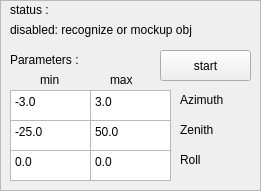
  <widget class="QFrame" name="fraPregraspPlanner">
   <property name="geometry">
    <rect>
     <x>10</x>
     <y>470</y>
     <width>261</width>
     <height>191</height>
    </rect>
   </property>
   <property name="minimumSize">
    <size>
     <width>141</width>
     <height>41</height>
    </size>
   </property>
   <property name="frameShape">
    <enum>QFrame::StyledPanel</enum>
   </property>
   <property name="frameShadow">
    <enum>QFrame::Plain</enum>
   </property>
   <property name="lineWidth">
    <number>1</number>
   </property>
   <widget class="QPushButton" name="cmdPregraspPlanner_start">
    <property name="geometry">
     <rect>
      <x>160</x>
      <y>50</y>
      <width>91</width>
      <height>31</height>
     </rect>
    </property>
    <property name="toolTip">
     <string extracomment="send e_start to simple pregrasp planner pipeline coordinator"/>
    </property>
    <property name="toolTipDuration">
     <number>2</number>
    </property>
    <property name="text">
     <string>start</string>
    </property>
   </widget>
   <widget class="QLabel" name="lblPP_parameters">
    <property name="geometry">
     <rect>
      <x>10</x>
      <y>50</y>
      <width>131</width>
      <height>21</height>
     </rect>
    </property>
    <property name="text">
     <string>&lt;html&gt;&lt;head/&gt;&lt;body&gt;&lt;p&gt;Parameters :&lt;/p&gt;&lt;/body&gt;&lt;/html&gt;</string>
    </property>
   </widget>
   <widget class="QPlainTextEdit" name="txtPP_min_azimuth">
    <property name="geometry">
     <rect>
      <x>10</x>
      <y>90</y>
      <width>81</width>
      <height>31</height>
     </rect>
    </property>
    <property name="tabChangesFocus">
     <bool>false</bool>
    </property>
    <property name="plainText">
     <string>-3.0</string>
    </property>
    <property name="placeholderText">
     <string/>
    </property>
   </widget>
   <widget class="QLabel" name="lblPP_status">
    <property name="geometry">
     <rect>
      <x>10</x>
      <y>0</y>
      <width>61</width>
      <height>21</height>
     </rect>
    </property>
    <property name="text">
     <string>&lt;html&gt;&lt;head/&gt;&lt;body&gt;&lt;p&gt;status :&lt;/p&gt;&lt;/body&gt;&lt;/html&gt;</string>
    </property>
   </widget>
   <widget class="QLabel" name="lblPP_status_feedback">
    <property name="geometry">
     <rect>
      <x>10</x>
      <y>20</y>
      <width>241</width>
      <height>21</height>
     </rect>
    </property>
    <property name="text">
     <string>&lt;html&gt;&lt;head/&gt;&lt;body&gt;&lt;p&gt;disabled: recognize or mockup obj&lt;/p&gt;&lt;/body&gt;&lt;/html&gt;</string>
    </property>
   </widget>
   <widget class="QPlainTextEdit" name="txtPP_max_azimuth">
    <property name="geometry">
     <rect>
      <x>90</x>
      <y>90</y>
      <width>81</width>
      <height>31</height>
     </rect>
    </property>
    <property name="tabChangesFocus">
     <bool>false</bool>
    </property>
    <property name="plainText">
     <string>3.0</string>
    </property>
    <property name="placeholderText">
     <string/>
    </property>
   </widget>
   <widget class="QPlainTextEdit" name="txtPP_min_zenith">
    <property name="geometry">
     <rect>
      <x>10</x>
      <y>120</y>
      <width>81</width>
      <height>31</height>
     </rect>
    </property>
    <property name="tabChangesFocus">
     <bool>false</bool>
    </property>
    <property name="plainText">
     <string>-25.0</string>
    </property>
    <property name="placeholderText">
     <string/>
    </property>
   </widget>
   <widget class="QPlainTextEdit" name="txtPP_max_zenith">
    <property name="geometry">
     <rect>
      <x>90</x>
      <y>120</y>
      <width>81</width>
      <height>31</height>
     </rect>
    </property>
    <property name="tabChangesFocus">
     <bool>false</bool>
    </property>
    <property name="plainText">
     <string>50.0</string>
    </property>
    <property name="placeholderText">
     <string/>
    </property>
   </widget>
   <widget class="QPlainTextEdit" name="txtPP_min_roll">
    <property name="geometry">
     <rect>
      <x>10</x>
      <y>150</y>
      <width>81</width>
      <height>31</height>
     </rect>
    </property>
    <property name="tabChangesFocus">
     <bool>false</bool>
    </property>
    <property name="plainText">
     <string>0.0</string>
    </property>
    <property name="placeholderText">
     <string/>
    </property>
   </widget>
   <widget class="QPlainTextEdit" name="txtPP_max_roll">
    <property name="geometry">
     <rect>
      <x>90</x>
      <y>150</y>
      <width>81</width>
      <height>31</height>
     </rect>
    </property>
    <property name="tabChangesFocus">
     <bool>false</bool>
    </property>
    <property name="plainText">
     <string>0.0</string>
    </property>
    <property name="placeholderText">
     <string/>
    </property>
   </widget>
   <widget class="QLabel" name="label_pp_params_min">
    <property name="geometry">
     <rect>
      <x>40</x>
      <y>70</y>
      <width>41</width>
      <height>21</height>
     </rect>
    </property>
    <property name="text">
     <string>&lt;html&gt;&lt;head/&gt;&lt;body&gt;&lt;p&gt;min&lt;/p&gt;&lt;/body&gt;&lt;/html&gt;</string>
    </property>
   </widget>
   <widget class="QLabel" name="label_pp_params_max">
    <property name="geometry">
     <rect>
      <x>110</x>
      <y>70</y>
      <width>41</width>
      <height>21</height>
     </rect>
    </property>
    <property name="text">
     <string>&lt;html&gt;&lt;head/&gt;&lt;body&gt;&lt;p&gt;max&lt;/p&gt;&lt;/body&gt;&lt;/html&gt;</string>
    </property>
   </widget>
   <widget class="QLabel" name="lblPP_azimuth">
    <property name="geometry">
     <rect>
      <x>180</x>
      <y>90</y>
      <width>61</width>
      <height>21</height>
     </rect>
    </property>
    <property name="text">
     <string>&lt;html&gt;&lt;head/&gt;&lt;body&gt;&lt;p&gt;Azimuth&lt;/p&gt;&lt;/body&gt;&lt;/html&gt;</string>
    </property>
   </widget>
   <widget class="QLabel" name="lblPP_zenith">
    <property name="geometry">
     <rect>
      <x>180</x>
      <y>120</y>
      <width>51</width>
      <height>21</height>
     </rect>
    </property>
    <property name="text">
     <string>&lt;html&gt;&lt;head/&gt;&lt;body&gt;&lt;p&gt;Zenith&lt;/p&gt;&lt;/body&gt;&lt;/html&gt;</string>
    </property>
   </widget>
   <widget class="QLabel" name="lblPP_roll">
    <property name="geometry">
     <rect>
      <x>180</x>
      <y>150</y>
      <width>51</width>
      <height>21</height>
     </rect>
    </property>
    <property name="text">
     <string>&lt;html&gt;&lt;head/&gt;&lt;body&gt;&lt;p&gt;Roll&lt;/p&gt;&lt;/body&gt;&lt;/html&gt;</string>
    </property>
   </widget>
  </widget>
